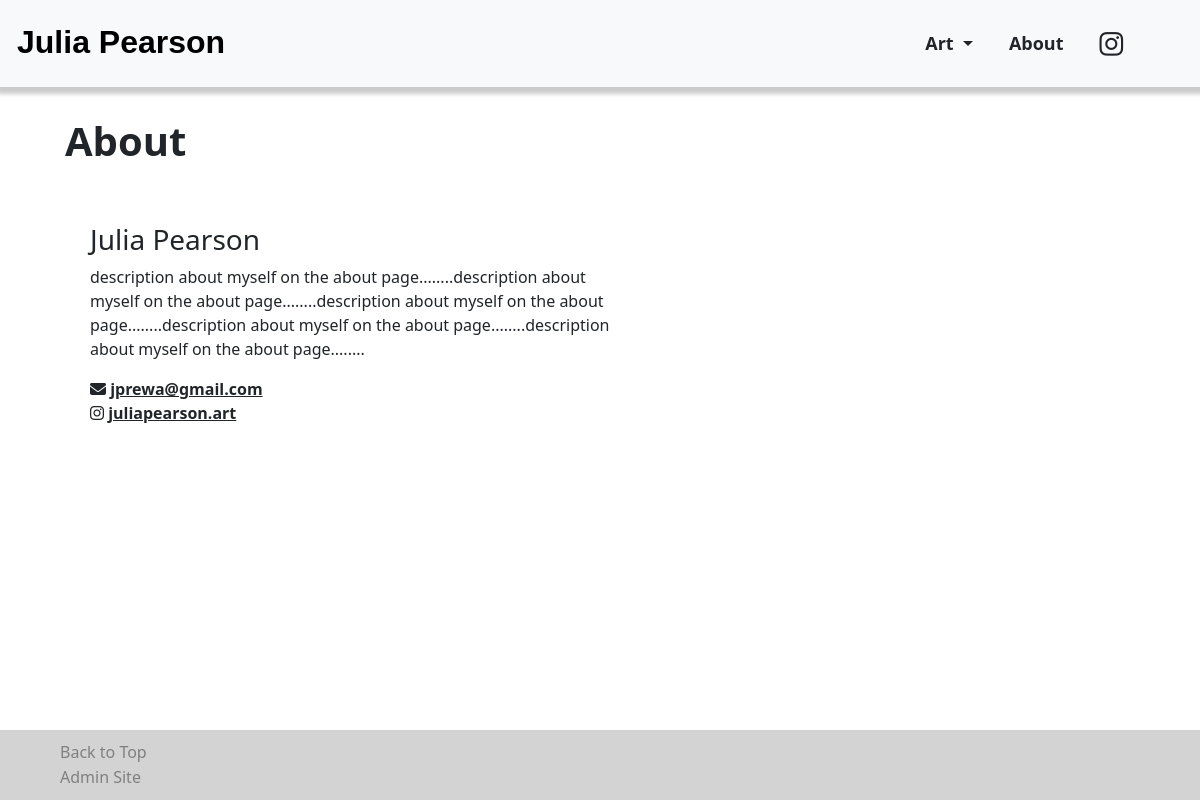
The page /about/ on the database its author committed.
### pages/models.py (models this page shows, shortened)
class About(models.Model):
  name = models.CharField(max_length=50)
  email = models.EmailField()
  description = models.TextField()
  instagram_username = models.CharField(max_length=50)

### pages/views.py (the view)
# urls.py: path('about/', about_view, name='about'),
def about_view(requests):
  about_info = get_object_or_404(About)
  context = {
    'about': about_info
  }
  return render(requests, 'about.html', context)

### pages/views.py (called while the page is built)
def category_list(request):
  queryset = Category.objects.all
  return { 'category_list': queryset }

def insta_username(request):
  about_obj = About.objects.first()
  username_obj = about_obj.instagram_username
  return { 'insta_username':username_obj }

### pages/templates/about.html
{% extends "base.html" %}
{% block content %}
  <h1>About</h1>
  <div class="about-content">
    <h3>{{ about.name }}</h3>
    <p>{{ about.description }}</p>
    <i class="fa-solid fa-envelope"></i><b> <a href="mailto:{{ about.email }}">{{ about.email }}</a></b>
    <br>
    <i class="fa-brands fa-instagram"></i><b> <a href="https://www.instagram.com/{{ insta_username }}/">{{ about.instagram_username }}</a></b>
  </div>
{% endblock %}

### static/css/style.css (style rules this page uses)
body { display: flex; min-height: 100vh; flex-direction: column; }
.content h1 { padding: 20px 5px; font-weight: bold; }
.about-content { padding-left: 30px; padding-top: 30px; }
.about-content a { color: inherit; }
.about-content p { width: 50%; }

### rows shown on the page
About: name "Julia Pearson", description "description about myself on the about page........description about myself on the about page........description about myself on the about page........description about myself on the about page........description about myself on the about page........", email "jprewa@gmail.com", instagram_username "juliapearson.art"
